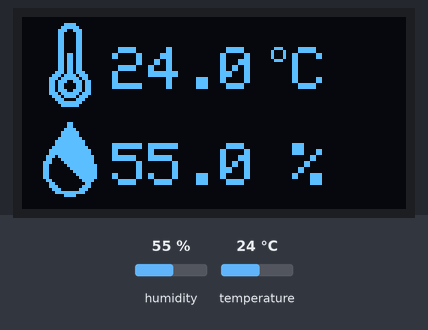
This program was run on a simulated ESP32-S3. On the bench: 128×64 one-colour display. Inputs (shaded band) come from the test bench; at power-on: humidity 55 %, temperature 24 °C.

Above: at 1.1 s.

The program:

main.cpp
```cpp
#include "Icons.h"
#include <Adafruit_GFX.h>
#include <Adafruit_SSD1306.h>
#include <Adafruit_Sensor.h>
#include <DHT.h>
#include <DHT_U.h>
#include <Wire.h>

// Pin Definitions
#define DHTPIN 21
#define DHTTYPE DHT22
#define SCREEN_WIDTH 128
#define SCREEN_HEIGHT 64
#define OLED_RESET -1 // Reset pin not used

// Global Objects
DHT dht(DHTPIN, DHTTYPE);
Adafruit_SSD1306 display(SCREEN_WIDTH, SCREEN_HEIGHT, &Wire, OLED_RESET);

void setup() {
  Serial.begin(115200);
  Wire.begin(13, 14);
  dht.begin();

  if (!display.begin(SSD1306_SWITCHCAPVCC, 0x3C)) {
    Serial.println(F("SSD1306 allocation failed"));
    while (true)
      ;
  }

  display.clearDisplay();
  display.display();
  delay(1000);
}

void loop() {
  static unsigned long lastUpdate = 0;
  const unsigned long updateInterval = 20000; // 20 seconds

  if (millis() - lastUpdate >= updateInterval || lastUpdate == 0) {
    lastUpdate = millis();

    float temp = dht.readTemperature();
    float hum = dht.readHumidity();

    if (isnan(temp) || isnan(hum)) {
      Serial.println(F("Failed to read from DHT sensor!"));
      return;
    }

    display.clearDisplay();
    display.setTextColor(SSD1306_WHITE); // Set text color to white

    // Temperature icon
    display.drawBitmap(0, 0, tempIcon, 64, 32, SSD1306_WHITE);
    display.setCursor(30, 10);
    display.setTextSize(2.5);
    display.print(temp, 1);

    // Add spacing between temp and °
    int x = display.getCursorX();
    int y = display.getCursorY();

    x += 5;
    display.setCursor(x, y);
    display.drawCircle(x + 2, y + 2, 2, SSD1306_WHITE);
    display.setCursor(x + 7, y);
    display.print("C");

    // Humidity icon
    display.drawBitmap(0, 32, humidIcon, 64, 32, SSD1306_WHITE);
    display.setCursor(30, 42);
    display.setTextSize(2.5);
    display.print(hum, 1);
    display.print(" %");

    display.display();
  }

  // Place other non-blocking tasks here if needed
}
```

Source omitted: Icons.h (data table, 3438 bytes)
